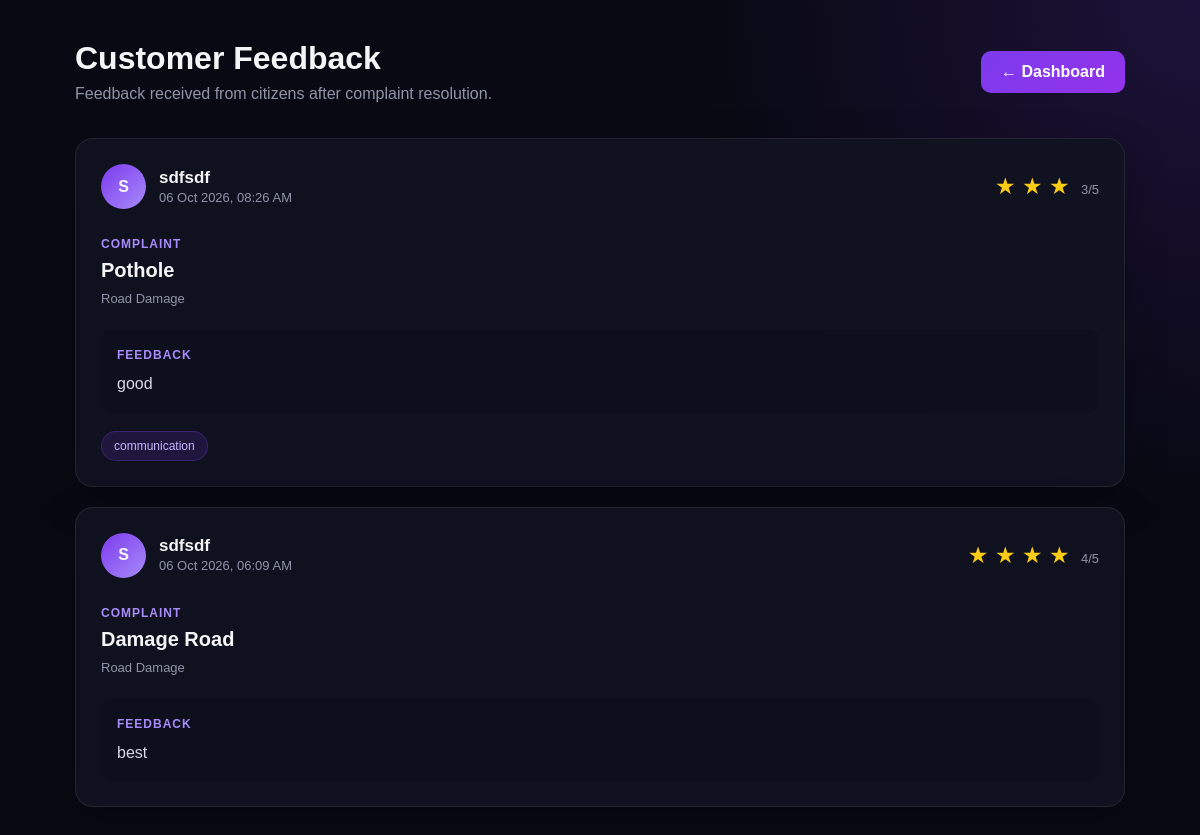
The app's page /admin-feedback/ (signed in) with its own data.
### reports/models.py (models this page shows, shortened)
class Feedback(models.Model):
    complaint = models.OneToOneField(
        Complaint,
        on_delete=models.CASCADE,
        related_name="feedback"
    )
    user = models.ForeignKey(
        User,
        on_delete=models.CASCADE
    )
    rating = models.PositiveIntegerField()
    feedback = models.TextField(
        blank=True,
        null=True
    )
    tags = models.CharField(
        max_length=300,
        blank=True,
        null=True
    )
    created_at = models.DateTimeField(
        auto_now_add=True
    )

class Complaint(models.Model):
    CATEGORY_CHOICES = [
        ('road', 'Road Damage'),
        ('streetlight', 'Street Light'),
        ('garbage', 'Garbage'),
        ('water', 'Water Problem'),
        ('drainage', 'Drainage'),
        ('other', 'Other'),
    ]
    STATUS_CHOICES = [
        ('pending', 'Pending'),
        ('in_progress', 'In Progress'),
        ('resolved', 'Resolved'),
    ]
    user = models.ForeignKey(
        User,
        on_delete=models.CASCADE
    )
    title = models.CharField(max_length=200)
    category = models.CharField(
        max_length=30,
        choices=CATEGORY_CHOICES
    )
    description = models.TextField()
    latitude = models.FloatField(
        blank=True,
        null=True
    )
    longitude = models.FloatField(
        blank=True,
        null=True
    )
    address = models.CharField(
        max_length=300,
        blank=True,
        null=True
    )
    status = models.CharField(
        max_length=20,
        choices=STATUS_CHOICES,
        default='pending'
    )
    created_at = models.DateTimeField(
        auto_now_add=True
    )
    updated_at = models.DateTimeField(
        auto_now=True
    )

### reports/views.py (the view)
@login_required(login_url="/admin-login/")
def admin_feedback(request):
    feedbacks = Feedback.objects.select_related(
        "user",
        "complaint"
    ).order_by("-created_at")
    return render(
        request,
        "admin_feedback.html",
        {
            "feedbacks": feedbacks
        }
    )

### templates/admin_feedback.html (shortened to what this page needs)
{% load static %}
<!DOCTYPE html>
<html lang="en">
<head>
    <link rel="stylesheet" href="{% static 'css/admin_feedback.css' %}">
</head>
<body>
<div class="page">
    <div class="top-bar">
        <div>
            <h1>Customer Feedback</h1>
            <p>Feedback received from citizens after complaint resolution.</p>
        </div>
        <a href="{% url 'admin_dashboard' %}" class="back-btn">
            ← Dashboard
        </a>
    </div>
    <div class="feedback-container">
        {% for feedback in feedbacks %}
        <div class="feedback-card">
            <div class="feedback-header">
                <div class="user-info">
                    <div class="avatar">
                        {{ feedback.user.username|first|upper }}
                    </div>
                    <div>
                        <h3>{{ feedback.user.username }}</h3>
                        <span>{{ feedback.created_at|date:"d M Y, h:i A" }}</span>
                    </div>
                </div>
                <div class="rating">
                    {% if feedback.rating >= 1 %}★{% endif %}
                    {% if feedback.rating >= 2 %}★{% endif %}
                    {% if feedback.rating >= 3 %}★{% endif %}
                    {% if feedback.rating >= 4 %}★{% endif %}
                    <small>{{ feedback.rating }}/5</small>
                </div>
            </div>
            <div class="complaint-info">
                <span class="label">Complaint</span>
                <h2>{{ feedback.complaint.title }}</h2>
                <span class="category">
                    {{ feedback.complaint.get_category_display }}
                </span>
            </div>
            {% if feedback.feedback %}
            <div class="message">
                <span class="label">Feedback</span>
                <p>{{ feedback.feedback }}</p>
            </div>
            {% endif %}
            {% if feedback.tags %}
<div class="tags">
    <span>{{ feedback.tags }}</span>
</div>
{% endif %}
        </div>
        {% empty %}
        <div class="empty">
            <div>★</div>
            <h2>No Feedback Yet</h2>
            <p>Customer feedback will appear here after complaints are resolved.</p>
        </div>
        {% endfor %}
    </div>
</div>
</body>
</html>

### static/css/admin_feedback.css (style rules this page uses)
* { margin: 0; padding: 0; box-sizing: border-box; }
body { font-family: Arial, sans-serif; background: radial-gradient(circle at top right, rgba(124, 58, 237, 0.18), transparent 35%), #080912; color: #f5f5f7; min-height: 100vh; }
.page { max-width: 1100px; margin: auto; padding: 40px 25px; }
.top-bar { display: flex; justify-content: space-between; align-items: center; margin-bottom: 35px; }
.top-bar h1 { font-size: 32px; margin-bottom: 8px; }
.top-bar p { color: #8f94a8; }
.back-btn { text-decoration: none; color: white; background: linear-gradient(135deg, #7c3aed, #9333ea); padding: 12px 20px; border-radius: 10px; font-weight: 600; }
.feedback-container { display: flex; flex-direction: column; gap: 20px; }
.feedback-card { background: rgba(17, 19, 33, 0.9); border: 1px solid rgba(255,255,255,0.08); border-radius: 18px; padding: 25px; box-shadow: 0 15px 40px rgba(0,0,0,0.25); }
.feedback-header { display: flex; justify-content: space-between; align-items: center; }
.user-info { display: flex; align-items: center; gap: 13px; }
.avatar { width: 45px; height: 45px; border-radius: 50%; display: flex; align-items: center; justify-content: center; background: linear-gradient(135deg, #7c3aed, #a78bfa); font-weight: bold; }
.user-info h3 { font-size: 17px; }
.user-info span { color: #8f94a8; font-size: 13px; }
.rating { color: #facc15; font-size: 23px; }
.rating small { color: #8f94a8; font-size: 13px; margin-left: 5px; }
.complaint-info { margin-top: 25px; }
.label { color: #a78bfa; font-size: 12px; text-transform: uppercase; letter-spacing: 1px; font-weight: bold; }
.complaint-info h2 { margin: 7px 0; font-size: 20px; }
.category { color: #8f94a8; font-size: 13px; }
.message { margin-top: 22px; padding: 16px; background: #0d0f1d; border-radius: 12px; }
.message p { margin-top: 8px; color: #d6d8e2; line-height: 1.6; }
.tags { margin-top: 18px; }
.tags span { display: inline-block; background: rgba(124, 58, 237, 0.15); border: 1px solid rgba(124, 58, 237, 0.3); color: #c4b5fd; padding: 7px 12px; border-radius: 20px; font-size: 12px; }

### records on screen
Feedback: user.username|first "S", user.username "sdfsdf", created_at "06 Oct 2026, 08:26 AM", rating "3", complaint "Pothole", complaint.category "Road Damage", feedback "good", tags "communication"
Feedback: user.username|first "S", user.username "sdfsdf", created_at "06 Oct 2026, 06:09 AM", rating "4", complaint "Damage Road", complaint.category "Road Damage", feedback "best"
